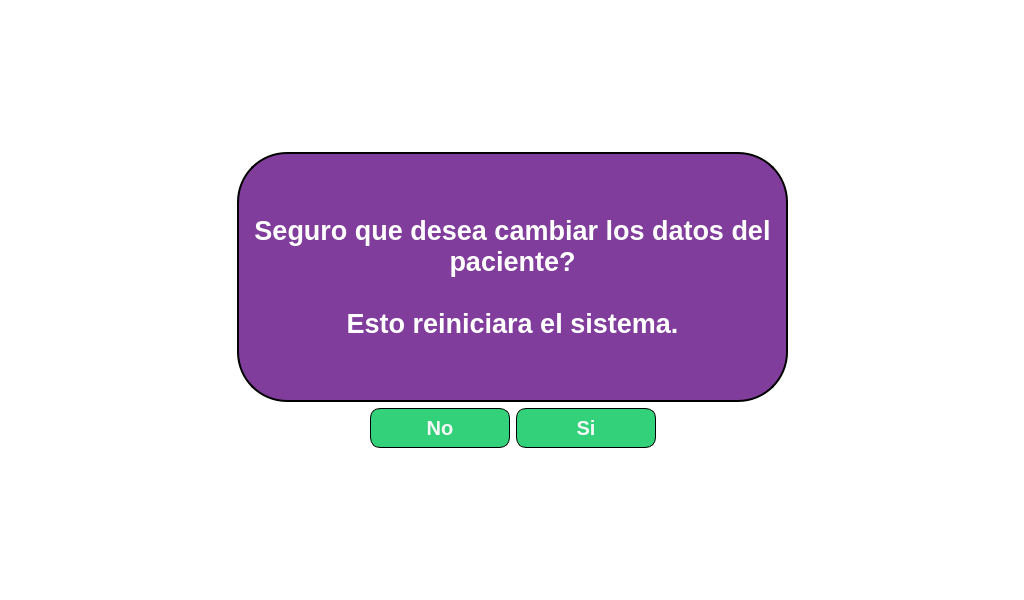
<?xml version="1.0" encoding="UTF-8"?>
<ui version="4.0">
 <class>MainWindow</class>
 <widget class="QMainWindow" name="MainWindow">
  <property name="geometry">
   <rect>
    <x>0</x>
    <y>0</y>
    <width>1024</width>
    <height>600</height>
   </rect>
  </property>
  <property name="minimumSize">
   <size>
    <width>1024</width>
    <height>600</height>
   </size>
  </property>
  <property name="maximumSize">
   <size>
    <width>16777215</width>
    <height>16777215</height>
   </size>
  </property>
  <property name="windowTitle">
   <string>Ventilador mecanico</string>
  </property>
  <property name="windowIcon">
   <iconset resource="logos.qrc">
    <normaloff>:/logos/Images/heart-monitoring.jpg</normaloff>:/logos/Images/heart-monitoring.jpg</iconset>
  </property>
  <property name="styleSheet">
   <string notr="true">background-color: rgb(255, 255, 255);</string>
  </property>
  <widget class="QWidget" name="centralwidget">
   <layout class="QGridLayout" name="gridLayout">
    <item row="0" column="1">
     <spacer name="verticalSpacer">
      <property name="orientation">
       <enum>Qt::Vertical</enum>
      </property>
      <property name="sizeHint" stdset="0">
       <size>
        <width>20</width>
        <height>40</height>
       </size>
      </property>
     </spacer>
    </item>
    <item row="1" column="0">
     <spacer name="horizontalSpacer_3">
      <property name="orientation">
       <enum>Qt::Horizontal</enum>
      </property>
      <property name="sizeHint" stdset="0">
       <size>
        <width>40</width>
        <height>20</height>
       </size>
      </property>
     </spacer>
    </item>
    <item row="1" column="1">
     <layout class="QVBoxLayout" name="verticalLayout_2">
      <item>
       <widget class="QFrame" name="frame_2">
        <property name="sizePolicy">
         <sizepolicy hsizetype="Preferred" vsizetype="Preferred">
          <horstretch>0</horstretch>
          <verstretch>0</verstretch>
         </sizepolicy>
        </property>
        <property name="minimumSize">
         <size>
          <width>400</width>
          <height>250</height>
         </size>
        </property>
        <property name="maximumSize">
         <size>
          <width>16777215</width>
          <height>16777215</height>
         </size>
        </property>
        <property name="styleSheet">
         <string notr="true">QFrame{
border-radius: 50px;
background-color: rgb(129, 61, 156);
color: rgb(255, 255, 255);
border:2px solid rgb(0, 0, 0);
}</string>
        </property>
        <property name="frameShape">
         <enum>QFrame::StyledPanel</enum>
        </property>
        <property name="frameShadow">
         <enum>QFrame::Raised</enum>
        </property>
        <layout class="QVBoxLayout" name="verticalLayout">
         <property name="spacing">
          <number>0</number>
         </property>
         <property name="leftMargin">
          <number>15</number>
         </property>
         <property name="topMargin">
          <number>0</number>
         </property>
         <property name="rightMargin">
          <number>15</number>
         </property>
         <property name="bottomMargin">
          <number>0</number>
         </property>
         <item>
          <widget class="QLabel" name="label_43">
           <property name="font">
            <font>
             <pointsize>20</pointsize>
             <weight>75</weight>
             <bold>true</bold>
            </font>
           </property>
           <property name="layoutDirection">
            <enum>Qt::LeftToRight</enum>
           </property>
           <property name="styleSheet">
            <string notr="true">QLabel{
border: 2px sold rgb(255, 255, 255)
}</string>
           </property>
           <property name="text">
            <string>Seguro que desea cambiar los datos del paciente? 

Esto reiniciara el sistema.</string>
           </property>
           <property name="scaledContents">
            <bool>true</bool>
           </property>
           <property name="alignment">
            <set>Qt::AlignCenter</set>
           </property>
           <property name="wordWrap">
            <bool>true</bool>
           </property>
          </widget>
         </item>
        </layout>
       </widget>
      </item>
      <item>
       <layout class="QHBoxLayout" name="horizontalLayout">
        <item>
         <spacer name="horizontalSpacer">
          <property name="orientation">
           <enum>Qt::Horizontal</enum>
          </property>
          <property name="sizeHint" stdset="0">
           <size>
            <width>40</width>
            <height>20</height>
           </size>
          </property>
         </spacer>
        </item>
        <item>
         <widget class="QPushButton" name="no_button">
          <property name="minimumSize">
           <size>
            <width>140</width>
            <height>40</height>
           </size>
          </property>
          <property name="maximumSize">
           <size>
            <width>140</width>
            <height>16777215</height>
           </size>
          </property>
          <property name="font">
           <font>
            <pointsize>15</pointsize>
            <weight>75</weight>
            <bold>true</bold>
           </font>
          </property>
          <property name="styleSheet">
           <string notr="true">QPushButton{
	color: rgb(247, 247, 247);
	background-color: rgb(51, 209, 122);
	border-radius: 10%;
    border: 1px solid #000;
	
}

QPushButton:hover {background-color: rgb(230, 97, 0);}

QPushButton:hover:!pressed
{
  border: 1.5px solid black;
}</string>
          </property>
          <property name="text">
           <string>No</string>
          </property>
          <property name="checkable">
           <bool>true</bool>
          </property>
         </widget>
        </item>
        <item>
         <widget class="QPushButton" name="si_button">
          <property name="minimumSize">
           <size>
            <width>140</width>
            <height>40</height>
           </size>
          </property>
          <property name="maximumSize">
           <size>
            <width>140</width>
            <height>16777215</height>
           </size>
          </property>
          <property name="font">
           <font>
            <pointsize>15</pointsize>
            <weight>75</weight>
            <bold>true</bold>
           </font>
          </property>
          <property name="styleSheet">
           <string notr="true">QPushButton{
	color: rgb(247, 247, 247);
	background-color: rgb(51, 209, 122);
	border-radius: 10%;
    border: 1px solid #000;
	
}

QPushButton:hover {background-color: rgb(230, 97, 0);}

QPushButton:hover:!pressed
{
  border: 1.5px solid black;
}</string>
          </property>
          <property name="text">
           <string>Si</string>
          </property>
          <property name="checkable">
           <bool>true</bool>
          </property>
         </widget>
        </item>
        <item>
         <spacer name="horizontalSpacer_2">
          <property name="orientation">
           <enum>Qt::Horizontal</enum>
          </property>
          <property name="sizeHint" stdset="0">
           <size>
            <width>40</width>
            <height>20</height>
           </size>
          </property>
         </spacer>
        </item>
       </layout>
      </item>
     </layout>
    </item>
    <item row="1" column="2">
     <spacer name="horizontalSpacer_4">
      <property name="orientation">
       <enum>Qt::Horizontal</enum>
      </property>
      <property name="sizeHint" stdset="0">
       <size>
        <width>40</width>
        <height>20</height>
       </size>
      </property>
     </spacer>
    </item>
    <item row="2" column="1">
     <spacer name="verticalSpacer_2">
      <property name="orientation">
       <enum>Qt::Vertical</enum>
      </property>
      <property name="sizeHint" stdset="0">
       <size>
        <width>20</width>
        <height>40</height>
       </size>
      </property>
     </spacer>
    </item>
   </layout>
  </widget>
 </widget>
 <resources>
  <include location="logos.qrc"/>
 </resources>
 <connections/>
</ui>
